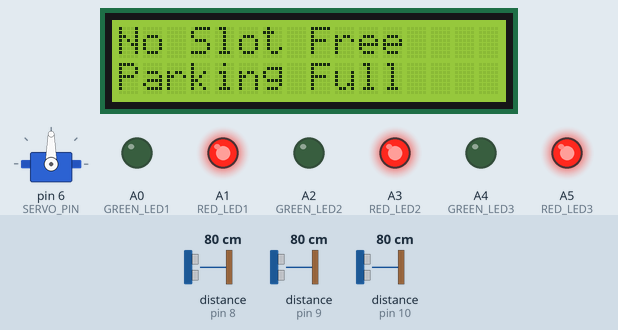
The sketch below on a simulated Arduino Uno, built with avr-gcc and run on an emulated ATmega328P. Parts: 16×2 character LCD, servo, output pins drawn as LEDs (lit = HIGH). Wiring (from diagram.json): 3 × ultrasonic range finder: trigger pin 9, echo pin 9 / trigger pin 10, echo pin 10 / trigger pin 8, echo pin 8; IR receiver: data pin 7. The test bench sets the inputs (shaded band); at power-on: distance to the obstacle (sensors on pin 8, pin 9, pin 10) 80 cm. The echo pulse lasts 58.3 µs per cm; what the sketch prints to the serial monitor is not drawn.

Above: at 1.2 s.
1.3 s: distance to the obstacle (sensor on pin 8) set to 146 cm
At 1.7 s:
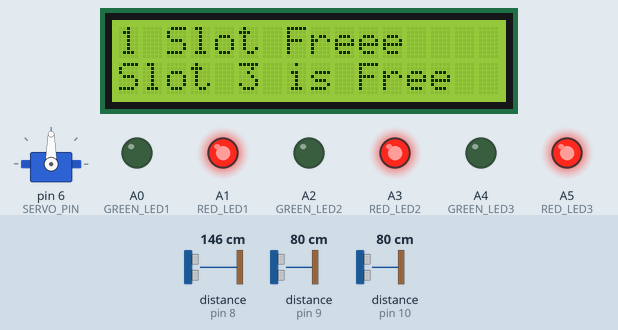
2.8 s: distance to the obstacle (sensor on pin 8) set to 152 cm
At 4.5 s:
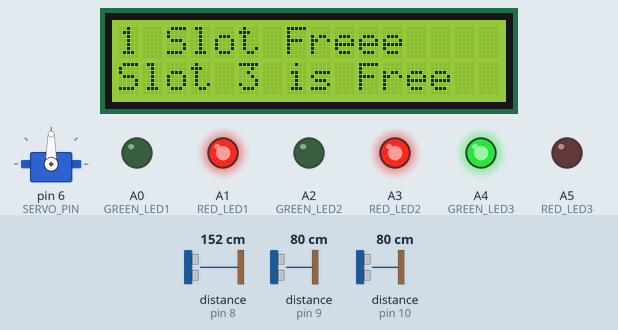
4.8 s: distance to the obstacle (sensor on pin 9) set to 145 cm
At 6.4 s:
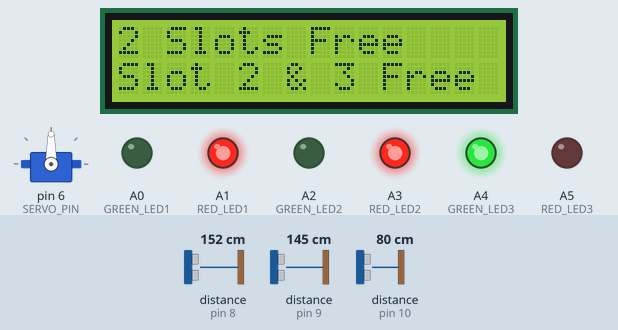
6.7 s: distance to the obstacle (sensor on pin 9) set to 153 cm
At 7.9 s:
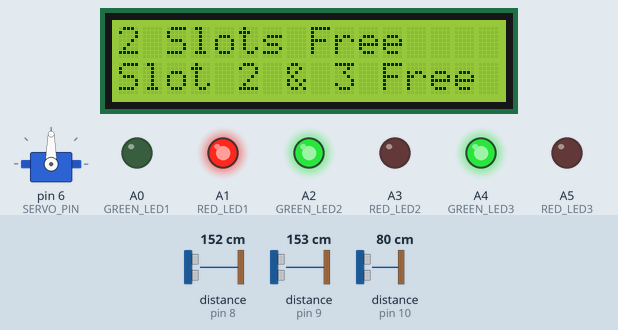
8.7 s: distance to the obstacle (sensor on pin 10) set to 145 cm
At 10.3 s:
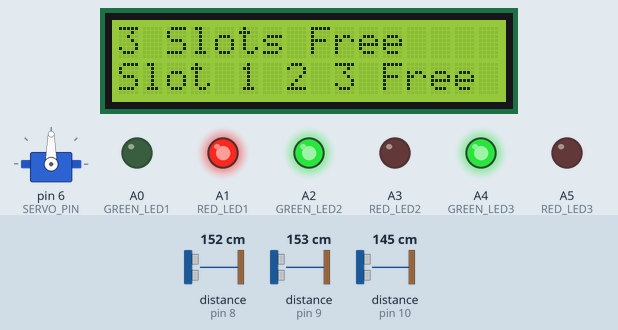
10.7 s: distance to the obstacle (sensor on pin 10) set to 155 cm
At 11.9 s:
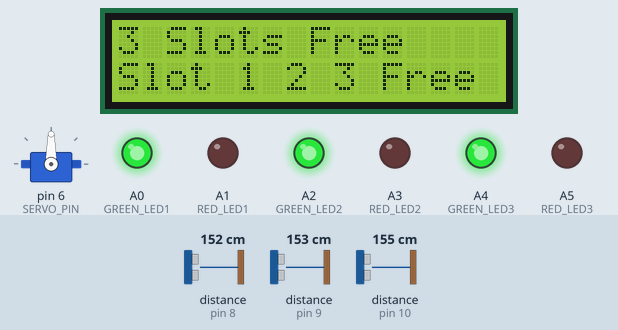
Timing chart, 0 to 13.6 s (numbered marks = the images above; inputs shaded):
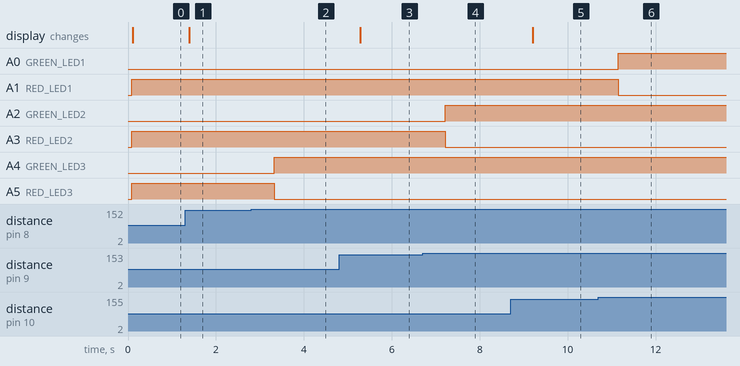

The sketch:

sketch.ino
```cpp
/*
-------------------------------------------------------------------------
Smart Parking System

Components:
 1) Arduino UNO (1 Nos)
 2) Ultrasonic Sensor (3 Nos)
 3) IR Sensor (1 Nos)
 4) LCD display (1 Nos)
 5) Servo Motor (1 Nos)
 6) Red Led (3 Nos)
 7) Green Led (3 Nos)

Author: Priyadharshini H
Date: 24-10-2023

Github: itzpriya
-------------------------------------------------------------------------
*/

#include <LiquidCrystal.h>
#include <Servo.h>

LiquidCrystal lcd(12, 11, 5, 4, 3, 2);

#define t1 10
#define t2 9
#define t3 8

#define IR_SENSOR_PIN 7
#define SERVO_PIN 6

#define GREEN_LED1 A0
#define GREEN_LED2 A2
#define GREEN_LED3 A4

#define RED_LED1 A1
#define RED_LED2 A3
#define RED_LED3 A5

Servo servoMotor;
int distanceThreshold = 150;

void setup() {
  lcd.begin(16,2);
  lcd.setCursor(0,0);

  pinMode(IR_SENSOR_PIN, INPUT_PULLUP);

  pinMode(GREEN_LED1, OUTPUT);
  pinMode(GREEN_LED2, OUTPUT);
  pinMode(GREEN_LED3, OUTPUT);

  pinMode(RED_LED1, OUTPUT);
  pinMode(RED_LED2, OUTPUT);
  pinMode(RED_LED3, OUTPUT);

  servoMotor.attach(SERVO_PIN);

  Serial.begin (9600);
}

long readDistance(int triggerPin, int echoPin) {

  pinMode(triggerPin, OUTPUT);
  digitalWrite(triggerPin, LOW);
  delayMicroseconds(2);
  digitalWrite(triggerPin, HIGH);
  delayMicroseconds(10);
  digitalWrite(triggerPin, LOW);
  pinMode(echoPin, INPUT);
  return pulseIn(echoPin, HIGH);
}

void handleLEDs(float distance, int greenLedPin, int redLedPin) {
  if (distance >= distanceThreshold){
    digitalWrite(greenLedPin, HIGH);
    digitalWrite(redLedPin, LOW);
    Serial.println("Empty slot!!");
  } else {
    digitalWrite(redLedPin, HIGH);
    digitalWrite(greenLedPin, LOW);
    Serial.println("Car is parked");
  }
}

void loop() {
  //... same code as above ...
  float d1 = 0.01723 * readDistance(t1, t1);
  float d2 = 0.01723 * readDistance(t2, t2);
  float d3 = 0.01723 * readDistance(t3, t3);

  Serial.println("d1 = " + String(d1) + "cm");
  Serial.println("d2 = " + String(d2) + "cm");
  Serial.println("d3 = " + String(d3) + "cm");

  if (digitalRead(IR_SENSOR_PIN) == LOW) { // Vehicle detected by IR sensor
    if (d1 > 100 || d2 > 100 || d3 > 100) {
      servoMotor.write(90); // Assuming 90 degrees opens the gate
      delay(500);
      servoMotor.write(0); // Assuming 0 degrees closes the gate after some time
      delay(500);
    } else {
      // Do nothing or maybe sound a buzzer to indicate parking full
    }
  }

  // Handle LEDs based on the distance readings
  handleLEDs(d1, GREEN_LED1, RED_LED1);
  handleLEDs(d2, GREEN_LED2, RED_LED2);
  handleLEDs(d3, GREEN_LED3, RED_LED3);

if (d1>100 & d2>100 & d3>100){
  lcd.setCursor(0,0);
  lcd.print("3 Slots Free");
  lcd.setCursor(0,1);
  lcd.print("Slot 1 2 3 Free");
  delay(500);
  }
else if((d1>100 & d2>100)|(d2>100 & d3>100)|(d3>100 & d1>100))
  {
  lcd.setCursor(0,0);
  lcd.print("2 Slots Free");
  lcd.setCursor(0,1);
    if(d1>100 & d2>100)
    lcd.print("Slot 1 & 2 Free");
    else if(d1>100 & d3>100)
    lcd.print("Slot 1 & 3 Free");
    else
    lcd.print("Slot 2 & 3 Free");
  delay(500);
  }
else if(d1<100 & d2<100 & d3<100)
  {
  lcd.setCursor(0,0);
  lcd.print("No Slot Free");
  lcd.setCursor(0,1);
  lcd.print("Parking Full");
  delay(500);
  }
else if((d1<100 & d2<100)|(d2<100 & d3<100)|(d3<100 & d1<100))
  {
  lcd.setCursor(0,0);
  lcd.print("1 Slot Free");
  lcd.setCursor(0,1);
    if(d1>100)
      lcd.print("Slot 1 is Free");
    else if (d2>100)
       lcd.print("Slot 2 is Free");
    else
       lcd.print("Slot 3 is Free");
  delay(500);
   }
  delay(100);
}
```

Measured:
- the behaviour switches between 149 and 150 cm on distance to the obstacle (sensor on pin 8) (found by bisection; images 1 and 2)
- the behaviour switches between 149 and 150 cm on distance to the obstacle (sensor on pin 9) (found by bisection; images 3 and 4)
- the behaviour switches between 149 and 150 cm on distance to the obstacle (sensor on pin 10) (found by bisection; images 5 and 6)
- after the input at 1.3 s, the display: changes after 0.10 s (image 1)
- after the input at 2.8 s, A4 (GREEN_LED3): LOW → HIGH after 0.52 s; A5 (RED_LED3): HIGH → LOW after 0.52 s
- after the input at 4.8 s, the display: changes after 0.49 s (image 3)
- after the input at 6.7 s, A2 (GREEN_LED2): LOW → HIGH after 0.52 s; A3 (RED_LED2): HIGH → LOW after 0.52 s
- after the input at 8.7 s, the display: changes after 0.50 s (image 5)
- after the input at 10.7 s, A0 (GREEN_LED1): LOW → HIGH after 0.45 s; A1 (RED_LED1): HIGH → LOW after 0.45 s
